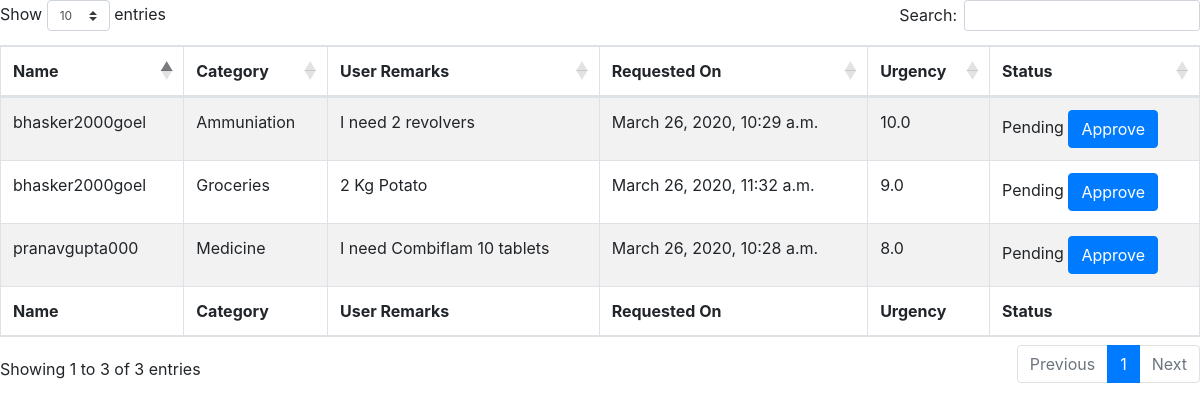
Page /admin_panel/requests/ on the earlier database version.
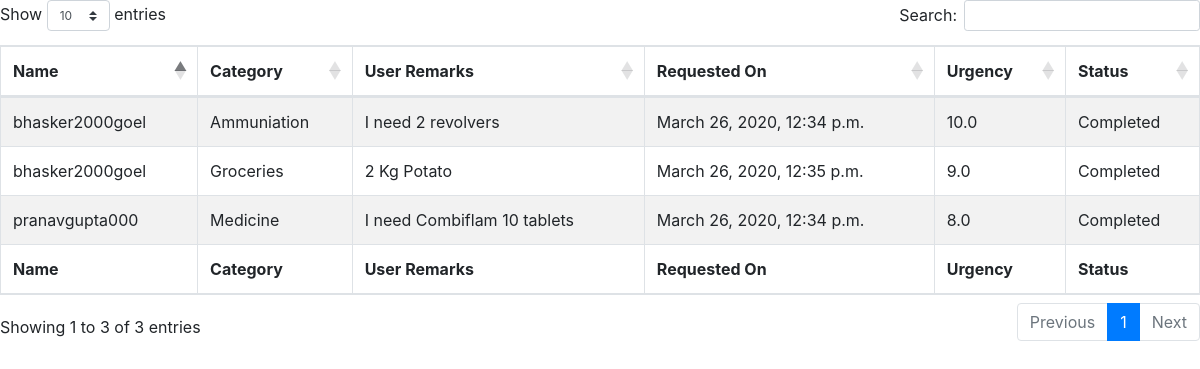
Same page on the later database version.
### admin_panel/models.py (models this page shows, shortened)
class Request(models.Model):
    requested_by = models.ForeignKey(User, on_delete=models.CASCADE, related_name='requests')
    category = models.ForeignKey(Category, on_delete=models.CASCADE, related_name='requests')
    requested_on = models.DateTimeField(auto_now=True)
    user_remarks = models.TextField(max_length=1024, blank=True)
    admin_remarks = models.TextField(max_length=1024, blank=True)
    urgency_rating = models.FloatField(default=5, validators=[MinValueValidator(1), MaxValueValidator(10)])
    status_completed = models.BooleanField(default=False)

class Category(models.Model):
    category_name = models.CharField(max_length=128)
    urgency_level = models.IntegerField(default=5, validators=[MaxValueValidator(10), MinValueValidator(1)])

### admin_panel/views.py (the view)
# urls.py: path('requests/', views.RequestList.as_view(), name='requests'),
class RequestList(ListView):
    model = models.Request

### admin_panel/templates/admin_panel/request_list.html (shortened to what this page needs)
<!DOCTYPE html>
<html lang="en">
<head>
    <link rel="stylesheet" href="https://cdnjs.cloudflare.com/ajax/libs/twitter-bootstrap/4.1.3/css/bootstrap.css">
    <link rel="stylesheet" href="https://cdn.datatables.net/1.10.20/css/dataTables.bootstrap4.min.css">
</head>
<body>
    {% if request_list %}
        <table id="example" class="table table-striped table-bordered" style="width:100%">
            <thead>
                <tr>
                    <th>Name</th>
                    <th class="dropdown">Category</th>
                    <th>User Remarks</th>
                    <th>Requested On</th>
                    <th>Urgency</th>
                    <th>Status</th>
                </tr>
            </thead>
            <tbody>
            {% for request in request_list %}
                <tr>
                    <td>{{ request.requested_by }}</td>
                    <td>{{ request.category.category_name }}</td>
                    <td>{{ request.user_remarks }}</td>
                    <td>{{ request.requested_on }}</td>
                    <td>{{ request.urgency_rating }}</td>
                    <td>{% if request.status_completed %}Completed{% else %}Pending&nbsp;<a class="btn btn-primary text-white btn-approve" type="button" data-request="{{ request.pk }}">Approve</a>{% endif %}</td>
                </tr>
            {% endfor %}
            </tbody>
            <tfoot>
                <tr>
                    <th>Name</th>
                    <th class="dropdown">Category</th>
                    <th>User Remarks</th>
                    <th>Requested On</th>
                    <th>Urgency</th>
                    <th>Status</th>
                </tr>
            </tfoot>
        </table>
    {% else %}
        <h1>No Pending Requests</h1>
    {% endif %}
</body>
</html>

Differences in the rows shown:
changed Request "I need Combiflam 10 tablets": requested_on "March 26, 2020, 10:28 a.m." → "March 26, 2020, 12:34 p.m."; status_completed "Pending Approve" → "Completed"
changed Request "I need 2 revolvers": requested_on "March 26, 2020, 10:29 a.m." → "March 26, 2020, 12:34 p.m."; status_completed "Pending Approve" → "Completed"
changed Request "2 Kg Potato": requested_on "March 26, 2020, 11:32 a.m." → "March 26, 2020, 12:35 p.m."; status_completed "Pending Approve" → "Completed"
